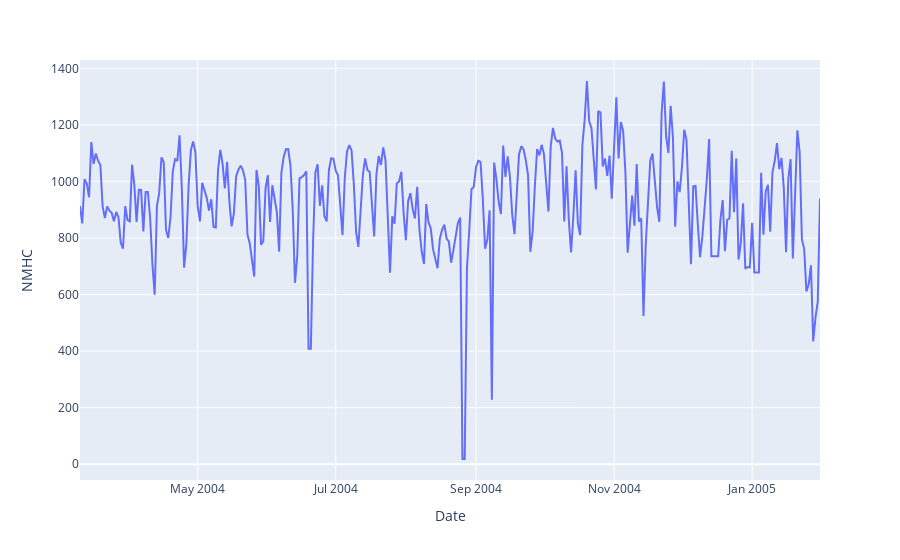

The notebook cell saved with this chart:
### Markdown cell above
##### Non-methane Hydrocarbons (NMHC)

### Code cell
px.line(data_frame=df_basic_clean, y='NMHC')

### Figure 1 — Plotly figure (JSON) as saved in the notebook; plotly's stock layout.template omitted (floating-point values rounded to 4 significant figures; data arrays with more than 128 entries replaced by an {"elided": "..."} marker saying what was removed)
{"data": [{"hovertemplate": "Date=%{x}<br>NMHC=%{y}<extra></extra>", "legendgroup": "", "line": {"color": "#636efa", "dash": "solid"}, "mode": "lines", "name": "", "orientation": "v", "showlegend": false, "type": "scatter", "x": {"elided": "328 str values"}, "xaxis": "x", "y": {"elided": "328 float values"}, "yaxis": "y"}], "layout": {"legend": {"tracegroupgap": 0}, "margin": {"t": 60}, "xaxis": {"anchor": "y", "domain": [0, 1], "title": {"text": "Date"}}, "yaxis": {"anchor": "x", "domain": [0, 1], "title": {"text": "NMHC"}}}}
